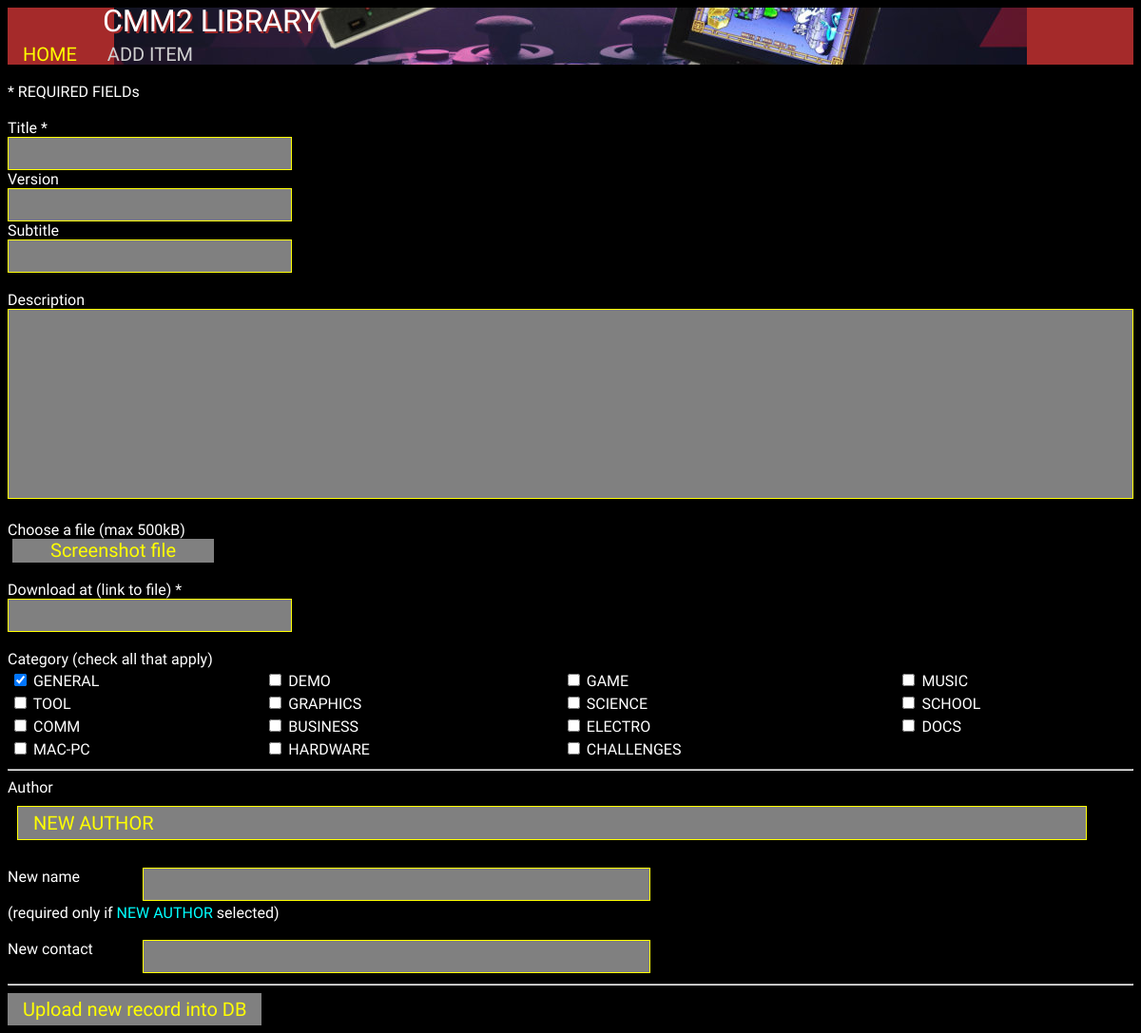
The page /newApp.php on the database as committed earlier.
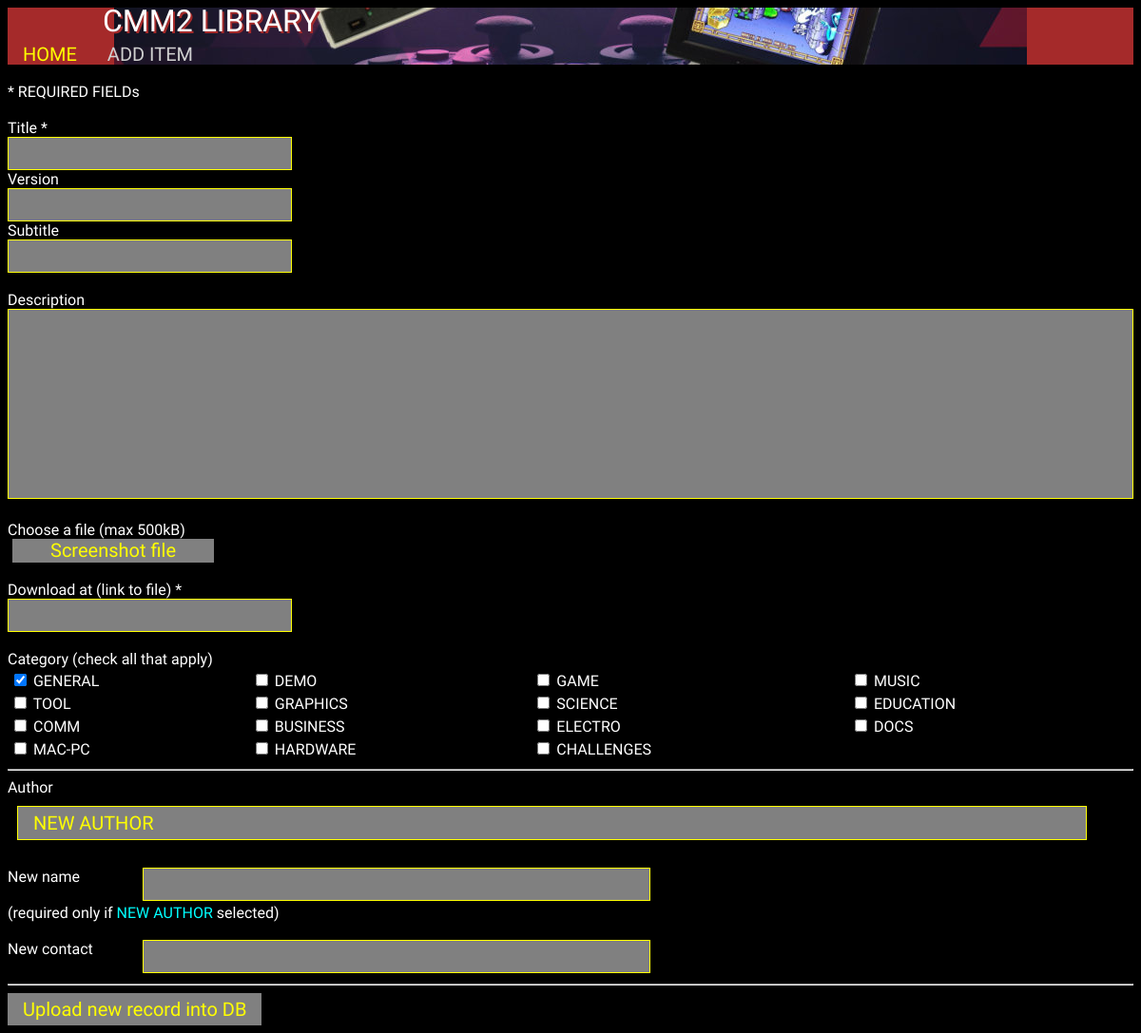
The same page on the database as committed later.
### tables this page shows
CREATE TABLE IF NOT EXISTS `categories` (
  `id` int(11) NOT NULL AUTO_INCREMENT,
  `category` varchar(200) NOT NULL,
  PRIMARY KEY (`id`),
  KEY `name` (`category`)
);

### newApp.php (the view, shortened to what this page needs)
<!DOCTYPE html>
<html>
<head>
</head>
<body>
<div class="navbar">
	<a href="index.php">HOME</a>
	<div>ADD ITEM</div>
</div>
<div style="text-shadow: 2px 2px brown;font-family: 'Audiowide', sans-serif;line-height: 90%;padding-left: 100px;position: fixed; color: White; margin-top: -60px;font-size: 32px;">
CMM2 LIBRARY
</div>
	<?php
		$authors = array();
		$contacts = array();
    $ids = array();
    $id = 2;
		$sql= 'SELECT * FROM authors ORDER BY author ASC';
		$result = mysql_query($sql) or die('Query failed: ' . mysql_error());
		if ($result)
		{
			while ($row = mysql_fetch_assoc($result))
			{
				$authors[$id] = $row['author'];
				$ids[$id] = $row['id'];
				$contacts[$id] = $row['contact'];
				$id++;
			}
		}
		$authors[1] = 'NEW AUTHOR';
		$contacts[1] = '';
	?>
	<br> * REQUIRED FIELDs<br><br>
	<form name="addPrg" action="insertNewApp.php"  onsubmit="return validateForm()" method="post" enctype="multipart/form-data">
		Title *<br><input type="text" name="title">&nbsp;&nbsp;&nbsp;<br>
		Version <br><input type="text" name="version">&nbsp;&nbsp;&nbsp;<br>
		Subtitle <br><input type="text" name="subtitle"><br><br>
		Description <br><textarea name="description" rows="25" cols="80" style="resize:none"></textarea><br>
		<br>Choose a file (max 500kB)<span class="file-name" id="fileInfo"></span><br>
		<input type="file" id="screen" name="screen" class="customFile" onchange="validateFile()">
		<br><br>
		Download at (link to file) *<br><input type="text" name="link" width=200px><br><br>
		Category (check all that apply)<br>
			<?php
				$countCat = 1;
				$sql= 'SELECT * FROM categories ORDER BY id ASC';
				$result = mysql_query($sql) or die('Query failed: ' . mysql_error());
				echo '<table style="width:100%"><tr>';
				if ($result)
					while ($row = mysql_fetch_assoc($result))
					{
						echo '<td>';
						echo '<input type="checkbox" name="category' . $row['id'] . '" value="' . $row['id'] . '"';
						if ($row['id'] == 1)
							echo ' checked>';
						else
							echo '>';
						echo '<label for category' . $row['id'] . ' class "container"> ' . strtoupper($row['category']);
						echo '</label></td>';
						$countCat++;
						if ($countCat == 5)
						{
							$countCat = 1;
							echo '</tr>';
						}
					}
				echo '</table>';
			?>
		<hr>
			<label for="author">Author </label>
			<?php
			echo '<select class="select-css" id="author" name="author" onchange="authorSelected()">';
				for ($i = 1; $i <= count($authors); $i++)
				{
					$au = $authors[$i]; if ($contacts[$i] != '') $au .= ' {' . $contacts[$i] . '}';
					echo '<option value="' . $ids[$i] . '">' . $au . '</option>';
				}
			echo '</select><br>';
			?>
			New name <input style="left:150px;position:absolute;width:500px" type="text" name="new_author" id="new_author"><br>
			<br>(required only if <span style="color:cyan;">NEW AUTHOR</span> selected)<br>
			<br>New contact <input style="left:150px;position:absolute;width:500px" type="text" name="contact" id="contact"><br><br>
		<hr>
		<input id="submit" type="submit" value="Upload new record into DB" onmouseover="submitOver()" onmouseout="submitOut()">
	</form>
</body>
</html>

### newApp.php (style rules this page uses)
.select-css { display: block; font-size: 20px; font-family: 'Audiowide', sans-serif; color: yellow; padding: 5px 16px; width: 95%; box-sizing: border-box; margin: 10px; border: 1px solid yellow; -moz-appearance: none; -webkit-appearance: none; appearance: none; background-color: gray; }
.select-css option { color: yellow; background-color: gray; }
input[type=text] { background-color: gray; color: cyan; padding: 5px 16px; border: 1px solid yellow; font-size: 20px; }
textarea { width: 100%; height: 200px; padding: 5px 16px; box-sizing: border-box; border: 1px solid yellow; color: cyan; font-size: 20px; background-color: gray; resize: none; }
input[type="submit"] { background-color: gray; border: none; color: yellow; padding: 5px 16px; text-decoration: none; font-size: 20px; cursor: pointer; font-family: 'Audiowide', sans-serif; }
.customFile::before { content: 'Screenshot file'; label: 'max 500kB'; background-color: gray; padding: 5px 40px; margin: 5px; color: yellow; outline: none; white-space: nowrap; -webkit-user-select: none; cursor: pointer; font-size: 20px; font-family: 'Audiowide', sans-serif; }
body { background-color: Black; color: White; font-family: 'Audiowide', sans-serif; }
.navbar { overflow: hidden; margin-right: 5px; background-image: url("banner.jpg"); background-repeat: no-repeat; background-size: auto; background-position: center; background-color: Brown; position: sticky; top: 0; height: 60px; width: 100%; }
.navbar a { float: left; display: fixed; color: yellow; text-align: center; margin-top: 32px; padding: 5px 16px; text-decoration: none; font-size: 20px; }
.navbar div { float: left; display: fixed; color: #d0d0d0; text-align: center; margin-top: 32px; padding: 5px 16px; text-decoration: none; font-size: 20px; }

Rows that differ between the two databases and show on the page:
changed categories: category "SCHOOL" → "EDUCATION"
